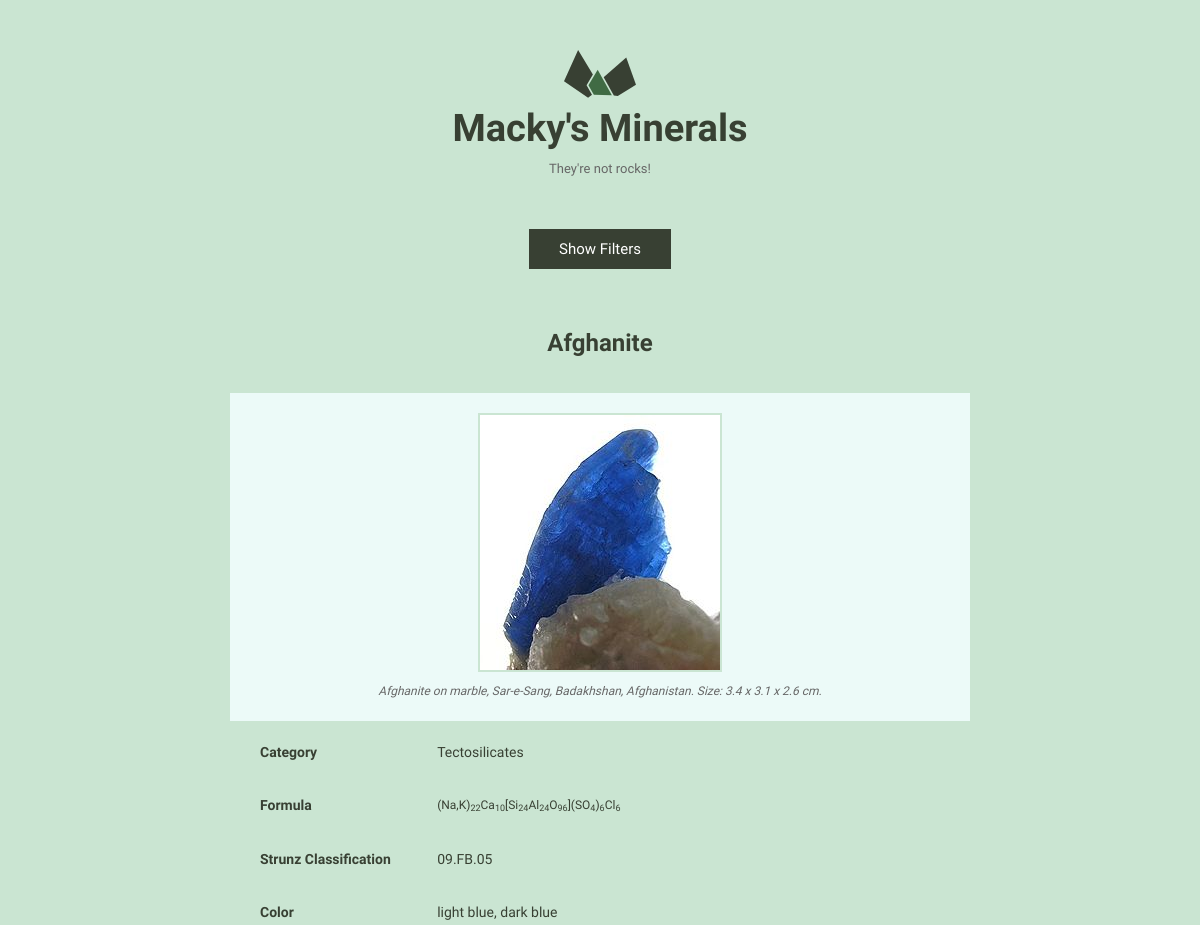
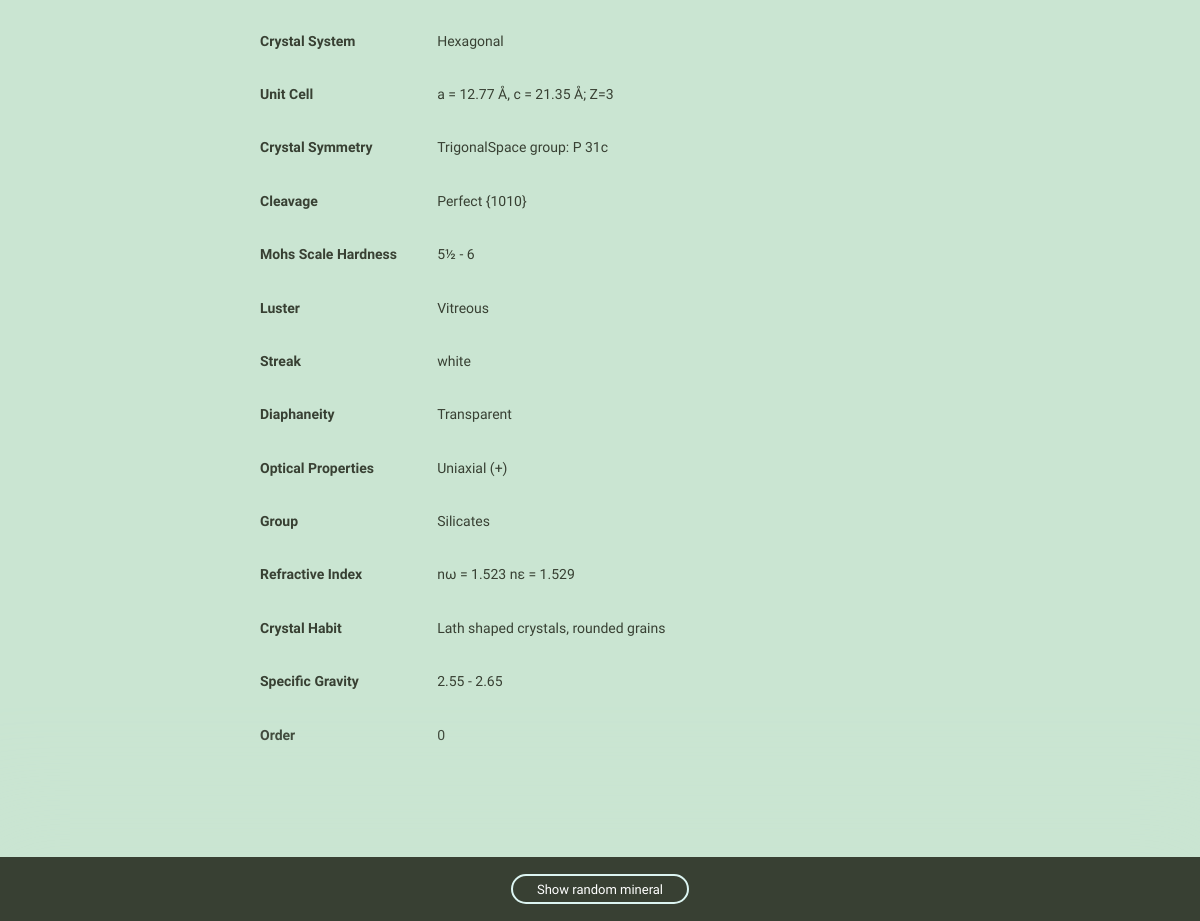
Screenshot of /3/ with the database file from the repository (2 pictures, top to bottom).
### minerals/models.py (models this page shows, shortened)
class Mineral(models.Model):
    name = models.CharField(max_length=255, unique=True)
    image_filename = models.CharField(max_length=535)
    image_caption = models.CharField(max_length=535)
    category = models.CharField(max_length=255)
    formula = models.CharField(max_length=255)
    strunz_classification = models.CharField(max_length=255, default='')
    color = models.CharField(max_length=255, default='')
    crystal_system = models.CharField(max_length=255, default='')
    unit_cell = models.CharField(max_length=535, default='')
    crystal_symmetry = models.CharField(max_length=255, default='')
    cleavage = models.CharField(max_length=255, default='')
    mohs_scale_hardness = models.CharField(max_length=255, default='')
    luster = models.CharField(max_length=255, default='')
    streak = models.CharField(max_length=255, default='')
    diaphaneity = models.CharField(max_length=255, default='')
    optical_properties = models.CharField(max_length=255, default='')
    group = models.CharField(max_length=255, default='')
    refractive_index = models.CharField(max_length=535, default='')
    crystal_habit = models.CharField(max_length=535, default='')
    specific_gravity = models.CharField(max_length=535, default='')
    order = models.IntegerField(default=0)
    class Meta:
        ordering = ['-order', 'name',]

### minerals/views.py (the view)
# urls.py: path('<int:pk>/', views.mineral_detail, name='detail'),
def mineral_detail(request, pk):
    mineral = get_object_or_404(Mineral, pk=pk)
    min_fields = get_mineral_fields(mineral)
    random_mineral_id = get_random_mineral_id()
    return render(request, 'minerals/mineral_detail.html', {
        'mineral': mineral,
        'fields': min_fields,
        'random_mineral_id': random_mineral_id,
    })

### minerals/templatetags/attr.py (called while the page is built)
@register.filter
def titlize(string):
    return string.replace('_', ' ')

### minerals/views.py (called while the page is built)
def get_mineral_fields(mineral):
    fields = {}
    options = Mineral._meta
    min_fields = []
    ignore = ['id','name','image_caption','image_filename','category','formula']
    for field in sorted(options.concrete_fields + options.many_to_many):
        fields[field.name] = field
    for f in fields:
        val = getattr(mineral, f)
        if val != '' and f not in ignore:
            min_fields.append({
                'name': f,
                'value': val
            })
    return min_fields

def get_random_mineral_id():
    minerals = Mineral.objects.all()
    return randint(0, minerals.count())

### minerals/templates/minerals/mineral_detail.html (shortened to what this page needs)
{% extends "layout.html" %}
{% load static from staticfiles %}
{% load attr %}
{% block content %}
<h1 class="mineral__name">{{ mineral.name }}</h1>
<div class="mineral__image-bg">
  <img class="mineral__image" src="{% static 'images' %}/{{ mineral.name }}.jpg">
  <p class="mineral__caption">{{ mineral.image_caption }}</p>
</div>
<div class="mineral__table-container">
  <table class="mineral__table">
    <tr>
      <td class="mineral__category">Category</td>
      <td>{{ mineral.category }}</td>
    </tr>
    <tr>
      <td class="mineral__category">Formula</td>
      <td class="mineral__formula">{{ mineral.formula|safe }}</td>
    </tr>
    {% for field in fields %}
        <tr>
          <td class="mineral__category">{{ field.name|titlize|title }}</td>
          <td>{{ field.value }}</td>
        </tr>
    {% endfor %}
  </table>
</div>
{% endblock %}
{% block random_mineral %}
    <div class="minerals__random">
      <a class="minerals__anchor" href="{% url 'minerals:detail' pk=random_mineral_id %}">Show random mineral</a>
    </div>
{% endblock %}

### assets/css/global.css (style rules this page uses)
html { font-family: sans-serif; -ms-text-size-adjust: 100%; -webkit-text-size-adjust: 100%; }
body { margin: 0; }
a { background-color: transparent; }
h1 { font-size: 2em; margin: 0.67em 0; }
sub { font-size: 75%; line-height: 0; position: relative; vertical-align: baseline; bottom: -0.25em; }
img { border: 0; }
table { border-collapse: collapse; border-spacing: 0; }
td, th { padding: 0; }
html { font-size: 62.5%; }
body { background-color: #CAE5D2; font-size: 1.5em; line-height: 1.6; font-weight: 400; font-family: "Cousine"; color: #666; }
h1, h2, h3, h4, h5, h6 { margin-top: 0; margin-bottom: 2rem; font-weight: bold; font-family: "Work Sans", sans-serif; color: #384033; }
h1 { font-size: 3.8rem; }
@media (min-width: 550px) { h1 { font-size: 3.8rem; } }
p { margin-top: 0; font-size: 1.6rem; }
a { color: #689b98; text-decoration: none; -webkit-transition: color 0.2s; -moz-transition: color 0.2s; -ms-transition: color 0.2s; -o-transition: color 0.2s; transition: color 0.2s; }
th, td { padding: 15px; text-align: left; border-bottom: 1px solid #e1e1e1; }
th:first-child, td:first-child { padding-left: 0; }
th:last-child, td:last-child { padding-right: 0; }
table, p, ul { margin-bottom: 2.5rem; }
.minerals__anchor { border: solid 2px #DCF5F2; border-radius: 100px; color: #384033; display: block; font-size: 13px; text-align: center; padding: 8px 0 7px 0; width: 100%; transition: background-color 200ms ease-in-out, font-weight 200ms ease-in-out, color 200ms ease-in-out; }
.minerals__random { background-color: #384033; box-shadow: 0 0 100px 50px #CAE5D2; color: #fff; padding: 20px 0 20px 0; position: fixed; bottom: 0; text-align: center; width: 100%; }
.minerals__random .minerals__anchor { display: inline; color: #fff; padding: 6px 24px 5px 24px; }
.mineral__name { display: block; width: 100%; margin: 0; font-size: 24px; padding: 30px 0 30px 0; }
.mineral__image { display: block; margin: 0 auto; border: solid 2px #CAE5D2; }
.mineral__image-bg { background-color: #ecfaf8; padding: 20px 0; }
.mineral__caption { font-size: 12px; font-style: italic; padding: 10px 0 0 0; margin: 0; }
.mineral__table { font-size: 14px; color: #384033; }
.mineral__table td { border-color: #CAE5D2; }
.mineral__table tr:last-of-type td { border-bottom: none; padding-bottom: 0; }
.mineral__table-container { padding: 5px 30px 0; }
.mineral__category { font-weight: bold; width: 40%; }
.mineral__formula { font-size: 12px; }

### rows the page displays
Mineral: name "Afghanite", name (picture), image_caption "Afghanite on marble, Sar-e-Sang, Badakhshan, Afghanistan. Size: 3.4 x 3.1 x 2.6 cm.", category "Tectosilicates", formula "(Na,K) 22 Ca 10 [Si 24 Al 24 O 96 ](SO 4 ) 6 Cl 6", value "09.FB.05" "light blue, dark blue" "Hexagonal" "a = 12.77 Å, c = 21.35 Å; Z=3" "TrigonalSpace group: P 31c" "Perfect {1010}" "5½ - 6" "Vitreous" "white" "Transparent" "Uniaxial (+)" "Silicates" "nω = 1.523 nε = 1.529" "Lath shaped crystals, rounded grains" "2.55 - 2.65"

### other values shown
{{ field.name|titlize|title }} "Strunz Classification" "Color" "Crystal System" "Unit Cell" "Crystal Symmetry" "Cleavage" "Mohs Scale Hardness" "Luster" "Streak" "Diaphaneity" "Optical Properties" "Group" "Refractive Index" "Crystal Habit" "Specific Gravity" "Order"
{{ field.value }} "0"
